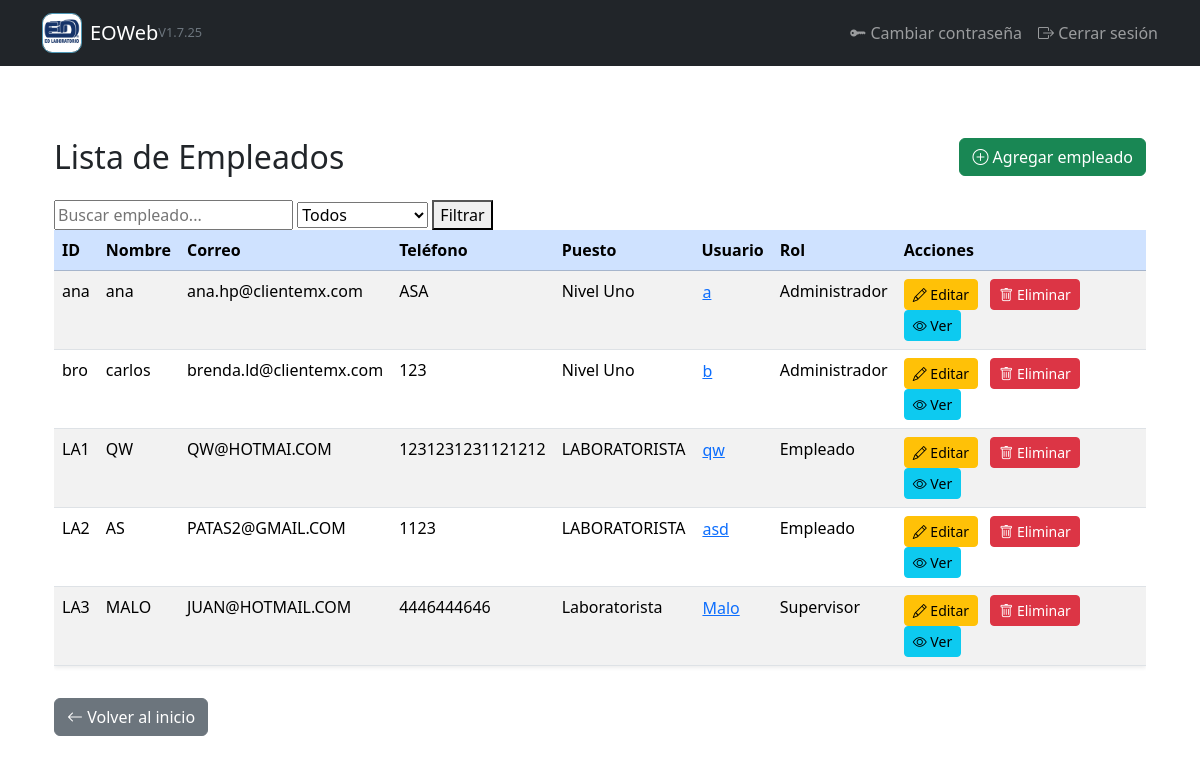
The page /empleados/ (signed in) on the database its author committed.
### gestion/models.py (models this page shows, shortened)
class Empleado(models.Model):
    id_personal = models.CharField(max_length=20, unique=True, null=True, blank=True)
    usuario = models.OneToOneField(User, on_delete=models.CASCADE, null=True, blank=True)
    nombre = models.CharField(max_length=100)
    email = models.EmailField(unique=True)
    telefono = models.CharField(max_length=10, blank=True)
    puesto_antiguo = models.CharField(max_length=100, null=True, blank=True)  # renombrado
    puesto = models.ForeignKey(Puesto, on_delete=models.SET_NULL, null=True, blank=True)
    domicilio = models.CharField(max_length=255, blank=True, null=True)
    codigo_postal = models.CharField(max_length=10, blank=True, null=True)
    rfc = models.CharField(max_length=13, blank=True, null=True)
    fecha_nacimiento = models.DateField(null=True, blank=True)
    tipo_sangre = models.CharField(max_length=5, blank=True, null=True)

class Puesto(models.Model):
    nombre = models.CharField(max_length=100, unique=True)
    def __str__(self):
        return self.nombre

### gestion/views.py (the view)
# urls.py: path('empleados/',views.lista_empleados, name='lista_empleados'),
@login_required
def lista_empleados(request):
    if not request.user.is_superuser and not request.user.groups.filter(name='Administrador').exists():
        return redirect('lista_empleados')
    empleados = Empleado.objects.all()
    query = request.GET.get('busqueda', '')
    rol = request.GET.get('rol', '')
    fecha_nacimiento = request.POST.get("fecha_nacimiento")
    if query:
        empleados = empleados.filter(
            Q(nombre__icontains=query) | Q(puesto__nombre__icontains=query) | Q(id_personal__icontains=query)
        )
    if rol:
        empleados = empleados.filter(usuario__groups__name=rol)
    sin_usuario = empleados.filter(usuario__isnull=True).count()
    if sin_usuario > 0:
        messages.warning(request, f"{sin_usuario} empleado(s) no tienen usuario asociado.")
    return render(request, 'gestion/lista_empleados.html', {
        'empleados': empleados
    })

### gestion/templates/gestion/lista_empleados.html (shortened to what this page needs)
{% extends "gestion/base.html" %}
{% load static %}
{% block content %}
<div class="container my-5">
    <div class="d-flex justify-content-between align-items-center mb-4">
        <h2 class="mb-0">Lista de Empleados</h2>
        <a href="{% url 'agregar_empleado' %}" class="btn btn-success">
            <i class="bi bi-plus-circle"></i> Agregar empleado
        </a>
    </div>
    <form method="get">
        <input type="text" name="busqueda" placeholder="Buscar empleado..." value="{{ request.GET.busqueda }}">
        <select name="rol">
            <option value="">Todos</option>
        </select>
        <button type="submit">Filtrar</button>
    </form>
    <div class="table-responsive">
        <table class="table table-striped table-hover shadow-sm">
            <thead class="table-primary">
                <tr>
                    <th>ID</th>
                    <th>Nombre</th>
                    <th>Correo </th>
                    <th>Teléfono</th>
                    <th>Puesto</th>
                    <th>Usuario</th>
                    <th>Rol</th>
                    <th>Acciones</th>
                </tr>
            </thead>
            <tbody>
                {% for empleado in empleados %}
                <tr>
                    <td>{{ empleado.id_personal }}</td>
                    <td>{{ empleado.nombre }}</td>
                    <td>{{ empleado.email }}</td>
                    <td>{{ empleado.telefono }}</td>
                    <td>{{ empleado.puesto }}</td>
                    <td>
                    {% if empleado.usuario %}
                        {% if request.user.is_superuser or empleado.usuario.groups.all.0.name != 'Administrador' %}
                            <button class="btn btn-link p-0 m-0 align-baseline"
                                    data-bs-toggle="modal"
                                    data-bs-target="#editarUsuarioModal{{ empleado.id }}">
                                {{ empleado.usuario.username }}
                            </button>
                        {% else %}
                            {{ empleado.usuario.username }}
                        {% endif %}
                    {% else %}
                        —
                    {% endif %}
                    </td>
                    <td>
                    {% if empleado.usuario and empleado.usuario.groups.all %}
                        {{ empleado.usuario.groups.all.0.name }}
                    {% else %}
                        —
                    {% endif %}
                    </td>
                    <td>
                        {% if request.user.is_superuser or empleado.usuario == request.user or empleado.usuario.groups.all.0.name != 'Administrador' %}
                            <a href="{% url 'modificar_empleado' empleado.id %}" class="btn btn-sm btn-warning me-2">
                                <i class="bi bi-pencil"></i> Editar
                            </a>
                        {% endif %}
                        {% if request.user.is_superuser or empleado.usuario.groups.all.0.name != 'Administrador' %}
                            <a href="{% url 'eliminar_empleado' empleado.id %}" class="btn btn-sm btn-danger">
                                <i class="bi bi-trash"></i> Eliminar
                            </a>
                        {% endif %}
                        <a href="{% url 'ver_empleado' empleado.id %}" class="btn btn-info btn-sm">
                            <i class="bi bi-eye"></i> Ver
                        </a>
                    </td>
                </tr>
                {% empty %}
                <tr>
                    <td colspan="7" class="text-center">No hay empleados.</td>
                </tr>
                {% endfor %}
            </tbody>
        </table>
    </div>
    <a href="{% url 'inicio' %}" class="btn btn-secondary mt-3">
        <i class="bi bi-arrow-left"></i> Volver al inicio
    </a>
</div>
{% endblock %}

### rows shown on the page
Empleado: id_personal "ana", nombre "ana", email "ana.hp@clientemx.com", telefono "ASA", puesto "Nivel Uno", usuario.username "a", usuario.groups.all.0.name "Administrador"
Empleado: id_personal "bro", nombre "carlos", email "brenda.ld@clientemx.com", telefono "123", puesto "Nivel Uno", usuario.username "b", usuario.groups.all.0.name "Administrador"
Empleado: id_personal "LA1", nombre "QW", email "QW@HOTMAI.COM", telefono "1231231231121212", puesto "LABORATORISTA", usuario.username "qw", usuario.groups.all.0.name "Empleado"
Empleado: id_personal "LA2", nombre "AS", email "PATAS2@GMAIL.COM", telefono "1123", puesto "LABORATORISTA", usuario.username "asd", usuario.groups.all.0.name "Empleado"
Empleado: id_personal "LA3", nombre "MALO", email "JUAN@HOTMAIL.COM", telefono "4446444646", puesto "Laboratorista", usuario.username "Malo", usuario.groups.all.0.name "Supervisor"
